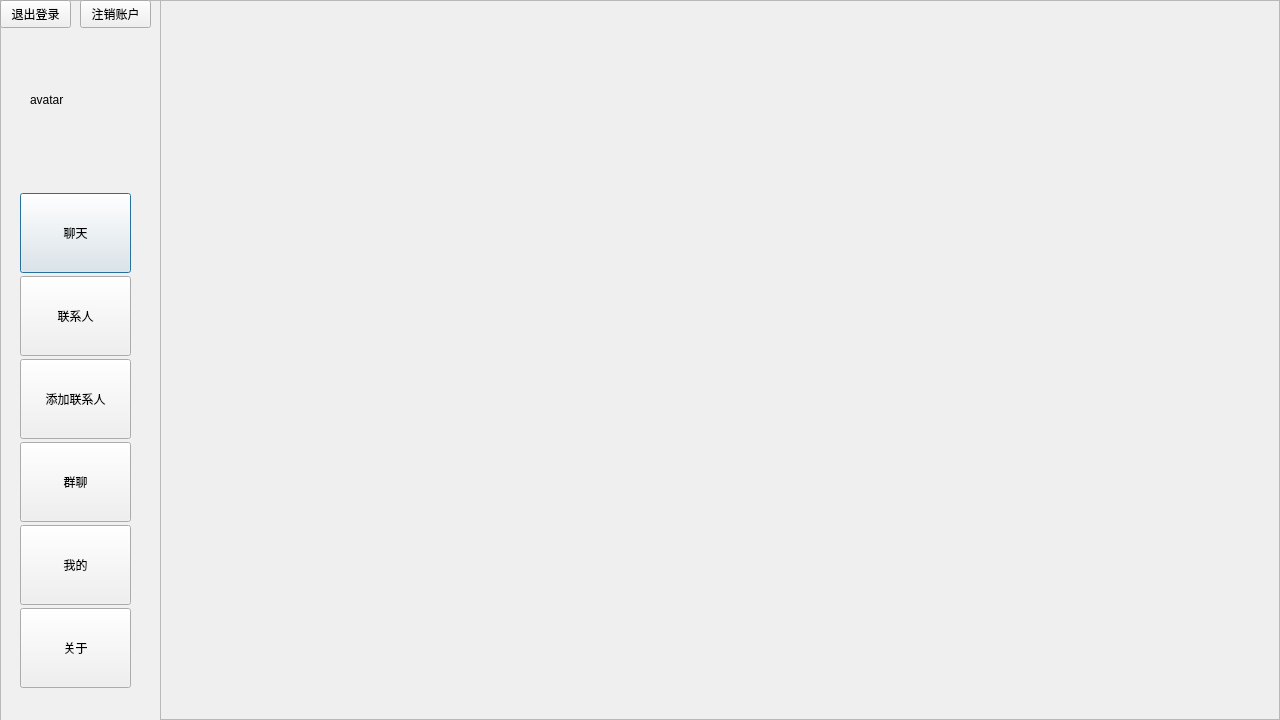
<?xml version="1.0" encoding="UTF-8"?>
<ui version="4.0">
 <class>Dialog</class>
 <widget class="QDialog" name="Dialog">
  <property name="geometry">
   <rect>
    <x>0</x>
    <y>0</y>
    <width>1280</width>
    <height>720</height>
   </rect>
  </property>
  <property name="cursor">
   <cursorShape>ArrowCursor</cursorShape>
  </property>
  <property name="windowTitle">
   <string>Dialog</string>
  </property>
  <property name="autoFillBackground">
   <bool>false</bool>
  </property>
  <widget class="QFrame" name="frame_main">
   <property name="geometry">
    <rect>
     <x>160</x>
     <y>0</y>
     <width>1120</width>
     <height>720</height>
    </rect>
   </property>
   <property name="frameShape">
    <enum>QFrame::StyledPanel</enum>
   </property>
   <property name="frameShadow">
    <enum>QFrame::Raised</enum>
   </property>
  </widget>
  <widget class="QFrame" name="frame_info">
   <property name="geometry">
    <rect>
     <x>0</x>
     <y>0</y>
     <width>161</width>
     <height>721</height>
    </rect>
   </property>
   <property name="styleSheet">
    <string notr="true">background-color:rgb(240,240,240)</string>
   </property>
   <property name="frameShape">
    <enum>QFrame::StyledPanel</enum>
   </property>
   <property name="frameShadow">
    <enum>QFrame::Sunken</enum>
   </property>
   <widget class="QWidget" name="verticalLayoutWidget">
    <property name="geometry">
     <rect>
      <x>20</x>
      <y>190</y>
      <width>111</width>
      <height>501</height>
     </rect>
    </property>
    <layout class="QVBoxLayout" name="verticalLayout_2" stretch="1,0,1,0,1,0">
     <property name="spacing">
      <number>0</number>
     </property>
     <item>
      <widget class="QPushButton" name="btn_chat">
       <property name="minimumSize">
        <size>
         <width>0</width>
         <height>80</height>
        </size>
       </property>
       <property name="styleSheet">
        <string notr="true">QPushButton {background-color: rgb(240,240,240);}
QPushButton:hover{background-color: rgb(209,209,209);}</string>
       </property>
       <property name="text">
        <string>聊天</string>
       </property>
      </widget>
     </item>
     <item>
      <widget class="QPushButton" name="btn_contact">
       <property name="minimumSize">
        <size>
         <width>0</width>
         <height>80</height>
        </size>
       </property>
       <property name="styleSheet">
        <string notr="true">QPushButton {background-color: rgb(240,240,240);}
QPushButton:hover{background-color: rgb(209,209,209);}</string>
       </property>
       <property name="text">
        <string>联系人</string>
       </property>
      </widget>
     </item>
     <item>
      <widget class="QPushButton" name="btn_addC">
       <property name="minimumSize">
        <size>
         <width>0</width>
         <height>80</height>
        </size>
       </property>
       <property name="styleSheet">
        <string notr="true">QPushButton {background-color: rgb(240,240,240);}
QPushButton:hover{background-color: rgb(209,209,209);}</string>
       </property>
       <property name="text">
        <string>添加联系人</string>
       </property>
      </widget>
     </item>
     <item>
      <widget class="QPushButton" name="btn_add_group">
       <property name="minimumSize">
        <size>
         <width>0</width>
         <height>80</height>
        </size>
       </property>
       <property name="styleSheet">
        <string notr="true">QPushButton {background-color: rgb(240,240,240);}
QPushButton:hover{background-color: rgb(209,209,209);}</string>
       </property>
       <property name="text">
        <string>群聊</string>
       </property>
      </widget>
     </item>
     <item>
      <widget class="QPushButton" name="btn_myinfo">
       <property name="minimumSize">
        <size>
         <width>100</width>
         <height>80</height>
        </size>
       </property>
       <property name="styleSheet">
        <string notr="true">QPushButton {background-color: rgb(240,240,240);}
QPushButton:hover{background-color: rgb(209,209,209);}</string>
       </property>
       <property name="text">
        <string>我的</string>
       </property>
      </widget>
     </item>
     <item>
      <widget class="QPushButton" name="btn_about">
       <property name="minimumSize">
        <size>
         <width>100</width>
         <height>80</height>
        </size>
       </property>
       <property name="styleSheet">
        <string notr="true">QPushButton {background-color: rgb(240,240,240);}
QPushButton:hover{background-color: rgb(209,209,209);}</string>
       </property>
       <property name="text">
        <string>关于</string>
       </property>
      </widget>
     </item>
    </layout>
   </widget>
   <widget class="QLabel" name="myavatar">
    <property name="geometry">
     <rect>
      <x>30</x>
      <y>50</y>
      <width>100</width>
      <height>100</height>
     </rect>
    </property>
    <property name="text">
     <string>avatar</string>
    </property>
   </widget>
   <widget class="QPushButton" name="sign_up">
    <property name="geometry">
     <rect>
      <x>0</x>
      <y>0</y>
      <width>71</width>
      <height>28</height>
     </rect>
    </property>
    <property name="text">
     <string>退出登录</string>
    </property>
   </widget>
   <widget class="QPushButton" name="btn_destroy">
    <property name="geometry">
     <rect>
      <x>80</x>
      <y>0</y>
      <width>71</width>
      <height>28</height>
     </rect>
    </property>
    <property name="text">
     <string>注销账户</string>
    </property>
   </widget>
  </widget>
 </widget>
 <resources/>
 <connections/>
</ui>
